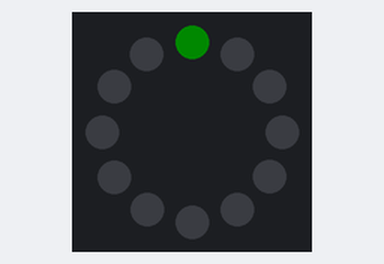
This program was run on a simulated MicroPython board. On the bench: 12 RGB LEDs in a ring, first at the top, clockwise. Dim RGB values are drawn brighter than linear. At 5.0 s the program stops and its outputs stay as they are.

Above: at 1.1 s.
At 2.1 s:
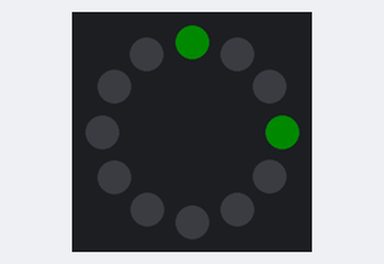
At 3.1 s:
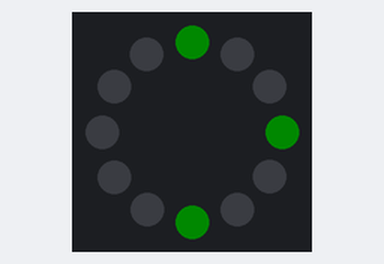
At 4.1 s:
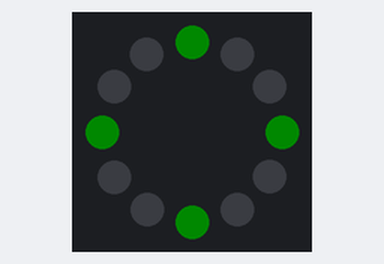

Measured:
- what the display in image 0 shows lasts 1.0 s, from 1.0 s to 2.0 s

The program:

Day8b.py
```python
'''
Lighting up 4 LEDs on ring
'''

from machine import Pin, ADC
from neopixel import NeoPixel
import time

# Set up pin for ring LED
ring = NeoPixel(Pin(2), 12)

# set all LEDs on ring to off
ring.fill((0,0,0))
ring.write()
time.sleep(1)

leds = [0, 3, 6, 9]
setting = 0, 10, 0

# Set LEDs
for led in leds:
    ring[led] = (setting)
    ring.write() # Send the data to the ring
    time.sleep(1)
```
